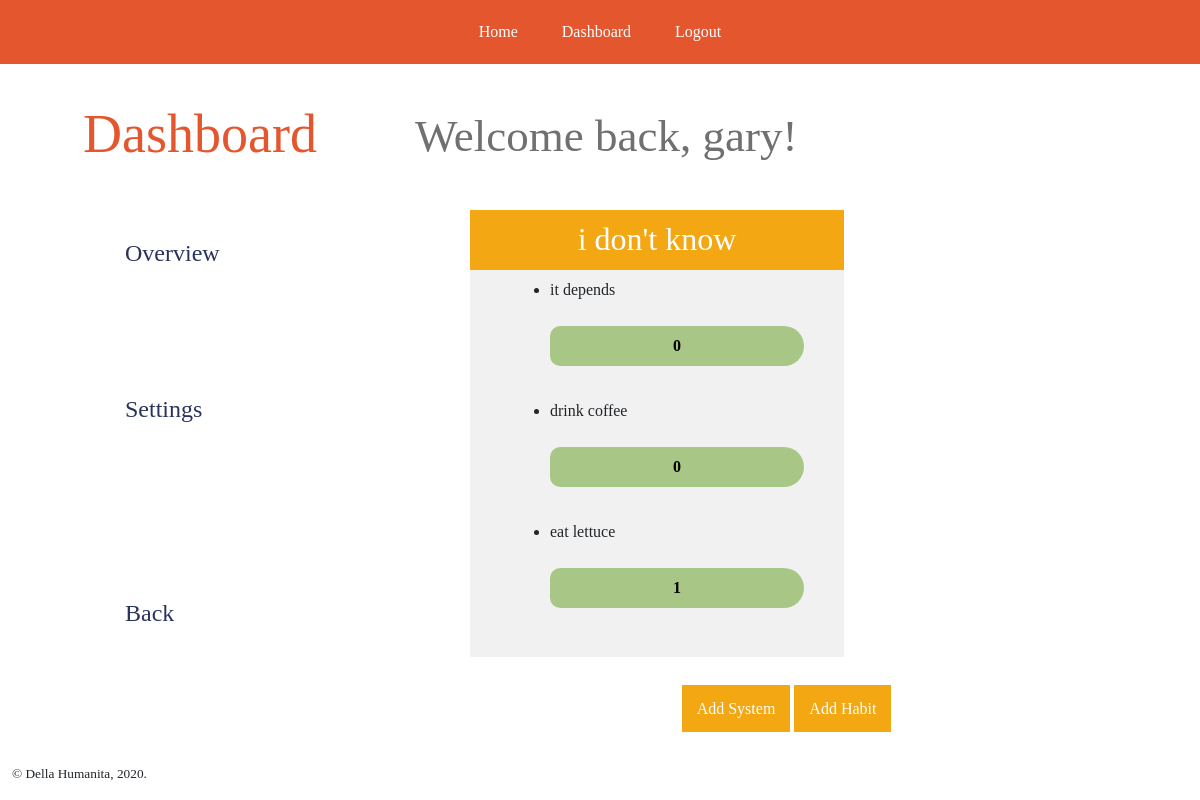
/gary/dashboard (signed in), run on the app's committed database.
### app/models.py (models this page shows, shortened)
class User(UserMixin, db.Model):
    id = db.Column(db.Integer, primary_key=True)
    username = db.Column(db.String(64), index=True, unique=True)
    email = db.Column(db.String(120), index=True, unique=True)
    password_hash = db.Column(db.String(128))
    systems = db.relationship('System', backref='creator', lazy='dynamic')

class System(db.Model):
    sid = db.Column(db.Integer, primary_key=True)
    title = db.Column(db.String(64), index=True)
    descr = db.Column(db.String(120), index=True)
    user_id = db.Column(db.Integer, db.ForeignKey('user.id'), nullable=False)
    status = db.Column(db.Boolean)
    date_created = db.Column(db.DateTime, index=True, default=datetime.utcnow)
    users = db.relationship(User)
    habits = db.relationship('Habit', backref='parent', lazy='dynamic')

class Habit(db.Model):
    hid = db.Column(db.Integer, primary_key=True)
    title = db.Column(db.String(64), index=True)
    progress = db.Column(db.Integer, default=0, index=True)
    goal = db.Column(db.Integer, index=True)
    system_id = db.Column(db.Integer, db.ForeignKey('system.sid'), nullable=False)

### app/routes.py (the view)
@app.route('/<username>/dashboard')
@login_required
def dashboard(username):
    try:
        systems = System.query.filter_by(user_id=current_user.id).all()
        data = dict()
        for system in systems:
            habits = []
            hquery = Habit.query.filter_by(system_id=system.sid).all()
            if hquery is not None:
                for habit in hquery:
                    habits.append(habit)
            else:
                raise Exception('No habits found.')
            data[system] = habits
    except Exception as e:
        return str(e)
    return render_template('dashboard.html', title='Dashboard', systems=systems, data=data)

### app/models.py (called while the page is built)
@login.user_loader
def load_user(id):
    return User.query.get(int(id))

### app/templates/dashboard.html (shortened to what this page needs)
{% extends "base.html" %}
{% block header %}
Dashboard
{% endblock %}
{% block navVertical %}
<nav>
    <ul>
        <li><a href="{{ url_for('dashboard', username=current_user.username) }}">Overview</a></li>
        <li><a href="{{ url_for('wip') }}">Settings</a></li>
        <br><br>
        <li><a href="{{ url_for('index') }}">Back</a></li>
    </ul>
</nav>
{% endblock %}
{% block content %}
<div id="greeting">
    Welcome back, {{ current_user.username }}!
</div>
<div class="overview">
    {% if systems %}
    <div class="row">
        {% for key in data %}
        <div class="col-sm-5">
            <div class="container">
                <div class="system-mini">
                    <h2>{{ key.title }}</h2>
                     <div class="habits">
                         {% if data[key]|length > 0 %}
                             {% for habit in data[key] %}
                             <ul>
                                 <li>
                                     <div id="{{ habit.hid }}">
                                         <div class="habitTitle">
                                             {{ habit.title }}
                                         </div><br>
                                         <div class="progressBar">
                                             <div class="progressValue">
                                                 <div class="trackingValue">{{ habit.progress }}</div>
                                             </div>
                                             <div class="progressFill"></div>
                                         </div>
                                         <div class="container-fluid">
                                             <div class="row">
                                                 <div class="col-sm-6">
                                                 </div>
                                                 <div class="col-sm-6">
                                                 </div>
                                             </div>
                                         </div>
                                     </div>
                                 </li>
                             </ul>
                             {% endfor %}
                     {% else %}
                         <p style="text-align:justify;">
                             You have not added any habits.<br>
                             Click <a href="{{ url_for('create_habit', username=current_user.username) }}">here</a>
                             to add one!
                         </p>
                     {% endif %}
                     </div>
                 </div>
            </div>
        </div>
        {% endfor %}
    </div>
    {% else %}
        <p>
        You have not created any systems yet. <br>
        Click <a href="{{ url_for('create_system', username=current_user.username) }}">here</a> to start!
        </p>
    {% endif %}
</div>
<div class="row">
        <div class="col-sm-4">
        </div>
        <div class="col-sm-4">
            <div class="new-buttons">
                <a href="{{ url_for('create_system', username=current_user.username) }}">Add System</a>
                <a href="{{ url_for('create_habit', username=current_user.username) }}">Add Habit</a>
            </div>
        </div>
</div>
{% endblock %}

### app/static/styles/base.css (style rules this page uses)
body { margin: 0; font-family: Consolas; }

### app/static/styles/dashboard.css (style rules this page uses)
#greeting { color:#707070; font-size: 45px; padding-top: 5%; }
#navVertical > nav > ul > li { font-size: 24px; list-style-type: none; padding: 60px 10px; }
#navVertical > nav > ul > li a { color:#29335C; text-decoration: none; padding: 10px; }
.overview { margin: 10px; }
.system-mini { background-color:#F1F1F1; width: 374px; height: 447px; border-top: solid #F3A712; border-width: 60px; margin: 30px; padding: 20px; }
.system-mini > h2 { margin-top: -70px; color: white; text-align: center; }
.system-mini > .habits { margin: 20px; }
.new-buttons > a:link, .new-buttons > a:visited { background-color: #F3A712; color: white; padding: 15px; margin: 10px 0; }

### app/static/styles/systems.css (style rules this page uses)
.progressBar { position: relative; width: 100%; height: 40px; background: white; border-radius: 20px 40px 40px 20px; }
.progressFill { height: 100%; background: #A8C686; border-radius: 20px 40px 40px 20px; transition: width 0.5s; }
.progressValue { position: absolute; width: 100%; height: 100%; display: flex; align-items: center; justify-content: center; font-weight: bold; color: black; }

### data on the page
User: username "gary"
System: title "i don't know"
Habit: title "it depends", progress "0"
Habit: title "drink coffee", progress "0"
Habit: title "eat lettuce", progress "1"
